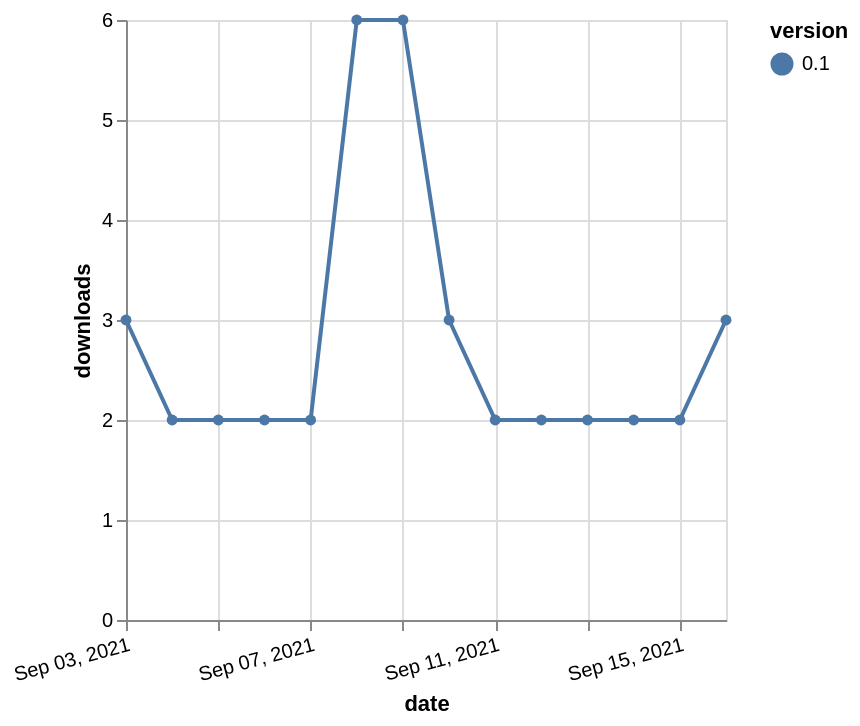

Write the Vega-Lite specification saved for this chart.
### Vega-Lite specification from a JSON file in a GitHub repository (floating-point values rounded to 4 significant figures)
{"$schema": "https://vega.github.io/schema/vega-lite/v5.json", "description": "A simple bar chart with embedded data.", "data": {"values": [{"date": "2021-09-03", "total": 3414, "delta": 3, "version": "0.1"}, {"date": "2021-09-04", "total": 3416, "delta": 2, "version": "0.1"}, {"date": "2021-09-05", "total": 3418, "delta": 2, "version": "0.1"}, {"date": "2021-09-06", "total": 3420, "delta": 2, "version": "0.1"}, {"date": "2021-09-07", "total": 3422, "delta": 2, "version": "0.1"}, {"date": "2021-09-08", "total": 3428, "delta": 6, "version": "0.1"}, {"date": "2021-09-09", "total": 3434, "delta": 6, "version": "0.1"}, {"date": "2021-09-10", "total": 3437, "delta": 3, "version": "0.1"}, {"date": "2021-09-11", "total": 3439, "delta": 2, "version": "0.1"}, {"date": "2021-09-12", "total": 3441, "delta": 2, "version": "0.1"}, {"date": "2021-09-13", "total": 3443, "delta": 2, "version": "0.1"}, {"date": "2021-09-14", "total": 3445, "delta": 2, "version": "0.1"}, {"date": "2021-09-15", "total": 3447, "delta": 2, "version": "0.1"}, {"date": "2021-09-16", "total": 3450, "delta": 3, "version": "0.1"}]}, "width": "container", "mark": {"type": "line", "point": {"filled": true}}, "encoding": {"x": {"field": "date", "type": "temporal", "timeUnit": "yearmonthdate", "title": "date", "axis": {"labelAngle": -15}}, "y": {"field": "delta", "type": "quantitative", "title": "downloads"}, "color": {"field": "version", "type": "nominal"}, "tooltip": {"field": "delta"}}}
